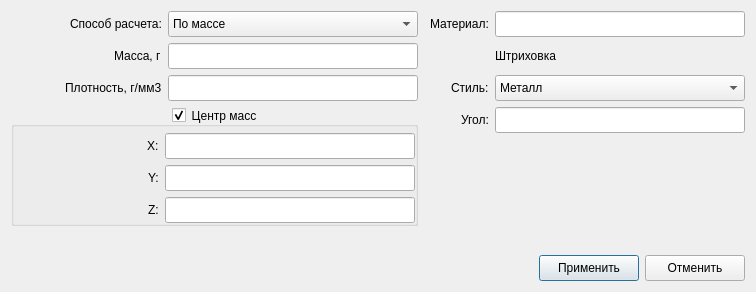
<?xml version="1.0" encoding="UTF-8"?>
<ui version="4.0">
 <class>ControllerDialog</class>
 <widget class="QDialog" name="ControllerDialog">
  <property name="geometry">
   <rect>
    <x>0</x>
    <y>0</y>
    <width>756</width>
    <height>292</height>
   </rect>
  </property>
  <property name="minimumSize">
   <size>
    <width>756</width>
    <height>292</height>
   </size>
  </property>
  <property name="maximumSize">
   <size>
    <width>756</width>
    <height>292</height>
   </size>
  </property>
  <property name="windowTitle">
   <string>ПАРАМЕТРЫ МЦХ</string>
  </property>
  <property name="windowIcon">
   <iconset resource="media.qrc">
    <normaloff>:/icons/window_icons/mainwindow_icon.png</normaloff>:/icons/window_icons/mainwindow_icon.png</iconset>
  </property>
  <property name="inputMethodHints">
   <set>Qt::ImhNone</set>
  </property>
  <layout class="QGridLayout" name="gridLayout">
   <item row="0" column="0" rowspan="2">
    <layout class="QVBoxLayout" name="verticalLayout">
     <item>
      <layout class="QHBoxLayout" name="horizontalLayout_5">
       <item>
        <spacer name="horizontalSpacer_5">
         <property name="orientation">
          <enum>Qt::Horizontal</enum>
         </property>
         <property name="sizeHint" stdset="0">
          <size>
           <width>40</width>
           <height>20</height>
          </size>
         </property>
        </spacer>
       </item>
       <item>
        <widget class="QLabel" name="methodLabel">
         <property name="text">
          <string>Способ расчета:</string>
         </property>
        </widget>
       </item>
       <item>
        <widget class="QComboBox" name="methodBox">
         <property name="minimumSize">
          <size>
           <width>250</width>
           <height>26</height>
          </size>
         </property>
         <property name="maximumSize">
          <size>
           <width>150</width>
           <height>26</height>
          </size>
         </property>
         <property name="iconSize">
          <size>
           <width>24</width>
           <height>24</height>
          </size>
         </property>
         <item>
          <property name="text">
           <string>По массе</string>
          </property>
          <property name="icon">
           <iconset resource="media.qrc">
            <normaloff>:/icons/methodbox_icons/calc_1.png</normaloff>:/icons/methodbox_icons/calc_1.png</iconset>
          </property>
         </item>
         <item>
          <property name="text">
           <string>По плотности</string>
          </property>
          <property name="icon">
           <iconset resource="media.qrc">
            <normaloff>:/icons/methodbox_icons/calc_2.png</normaloff>:/icons/methodbox_icons/calc_2.png</iconset>
          </property>
         </item>
         <item>
          <property name="text">
           <string>По данным источника копирования</string>
          </property>
          <property name="icon">
           <iconset resource="media.qrc">
            <normaloff>:/icons/methodbox_icons/calc_3.png</normaloff>:/icons/methodbox_icons/calc_3.png</iconset>
          </property>
         </item>
        </widget>
       </item>
      </layout>
     </item>
     <item>
      <widget class="QFrame" name="massFrame">
       <property name="minimumSize">
        <size>
         <width>0</width>
         <height>0</height>
        </size>
       </property>
       <property name="styleSheet">
        <string notr="true">QGroupBox#massBox {
	border: 0;
}</string>
       </property>
       <layout class="QHBoxLayout" name="horizontalLayout">
        <property name="leftMargin">
         <number>0</number>
        </property>
        <property name="topMargin">
         <number>0</number>
        </property>
        <property name="rightMargin">
         <number>0</number>
        </property>
        <property name="bottomMargin">
         <number>0</number>
        </property>
        <item>
         <spacer name="horizontalSpacer_4">
          <property name="orientation">
           <enum>Qt::Horizontal</enum>
          </property>
          <property name="sizeHint" stdset="0">
           <size>
            <width>358</width>
            <height>23</height>
           </size>
          </property>
         </spacer>
        </item>
        <item>
         <widget class="QLabel" name="massLabel">
          <property name="text">
           <string>Масса, г</string>
          </property>
         </widget>
        </item>
        <item>
         <widget class="QLineEdit" name="massEdit">
          <property name="minimumSize">
           <size>
            <width>250</width>
            <height>26</height>
           </size>
          </property>
          <property name="maximumSize">
           <size>
            <width>150</width>
            <height>26</height>
           </size>
          </property>
          <property name="inputMethodHints">
           <set>Qt::ImhPreferNumbers</set>
          </property>
          <property name="text">
           <string/>
          </property>
         </widget>
        </item>
       </layout>
      </widget>
     </item>
     <item>
      <widget class="QFrame" name="densityFrame">
       <property name="minimumSize">
        <size>
         <width>0</width>
         <height>0</height>
        </size>
       </property>
       <property name="styleSheet">
        <string notr="true">QGroupBox#densityBox {
	border: 0;
}</string>
       </property>
       <layout class="QHBoxLayout" name="horizontalLayout_4">
        <property name="leftMargin">
         <number>0</number>
        </property>
        <property name="topMargin">
         <number>0</number>
        </property>
        <property name="rightMargin">
         <number>0</number>
        </property>
        <property name="bottomMargin">
         <number>0</number>
        </property>
        <item>
         <spacer name="horizontalSpacer_27">
          <property name="orientation">
           <enum>Qt::Horizontal</enum>
          </property>
          <property name="sizeHint" stdset="0">
           <size>
            <width>36</width>
            <height>20</height>
           </size>
          </property>
         </spacer>
        </item>
        <item>
         <widget class="QLabel" name="densityLabel">
          <property name="text">
           <string>Плотность, г/мм3</string>
          </property>
         </widget>
        </item>
        <item>
         <widget class="QLineEdit" name="densityEdit">
          <property name="minimumSize">
           <size>
            <width>250</width>
            <height>26</height>
           </size>
          </property>
          <property name="maximumSize">
           <size>
            <width>150</width>
            <height>26</height>
           </size>
          </property>
          <property name="inputMethodHints">
           <set>Qt::ImhPreferNumbers</set>
          </property>
          <property name="text">
           <string/>
          </property>
         </widget>
        </item>
       </layout>
      </widget>
     </item>
     <item>
      <widget class="QGroupBox" name="coordBox">
       <property name="minimumSize">
        <size>
         <width>0</width>
         <height>0</height>
        </size>
       </property>
       <property name="title">
        <string>Центр масс</string>
       </property>
       <property name="alignment">
        <set>Qt::AlignCenter</set>
       </property>
       <property name="flat">
        <bool>true</bool>
       </property>
       <property name="checkable">
        <bool>true</bool>
       </property>
       <layout class="QVBoxLayout" name="verticalLayout_3">
        <property name="leftMargin">
         <number>0</number>
        </property>
        <property name="topMargin">
         <number>6</number>
        </property>
        <property name="rightMargin">
         <number>0</number>
        </property>
        <property name="bottomMargin">
         <number>0</number>
        </property>
        <item>
         <layout class="QHBoxLayout" name="horizontalLayout_2">
          <item>
           <spacer name="horizontalSpacer_6">
            <property name="orientation">
             <enum>Qt::Horizontal</enum>
            </property>
            <property name="sizeHint" stdset="0">
             <size>
              <width>40</width>
              <height>20</height>
             </size>
            </property>
           </spacer>
          </item>
          <item>
           <widget class="QLabel" name="xLabel">
            <property name="text">
             <string>X:</string>
            </property>
           </widget>
          </item>
          <item>
           <widget class="QLineEdit" name="xEdit">
            <property name="minimumSize">
             <size>
              <width>250</width>
              <height>26</height>
             </size>
            </property>
            <property name="maximumSize">
             <size>
              <width>150</width>
              <height>26</height>
             </size>
            </property>
           </widget>
          </item>
         </layout>
        </item>
        <item>
         <layout class="QHBoxLayout" name="horizontalLayout_3">
          <item>
           <spacer name="horizontalSpacer_3">
            <property name="orientation">
             <enum>Qt::Horizontal</enum>
            </property>
            <property name="sizeHint" stdset="0">
             <size>
              <width>40</width>
              <height>20</height>
             </size>
            </property>
           </spacer>
          </item>
          <item>
           <widget class="QLabel" name="yLabel">
            <property name="text">
             <string>Y:</string>
            </property>
           </widget>
          </item>
          <item>
           <widget class="QLineEdit" name="yEdit">
            <property name="minimumSize">
             <size>
              <width>250</width>
              <height>26</height>
             </size>
            </property>
            <property name="maximumSize">
             <size>
              <width>150</width>
              <height>26</height>
             </size>
            </property>
           </widget>
          </item>
         </layout>
        </item>
        <item>
         <layout class="QHBoxLayout" name="horizontalLayout_12">
          <item>
           <spacer name="horizontalSpacer_2">
            <property name="orientation">
             <enum>Qt::Horizontal</enum>
            </property>
            <property name="sizeHint" stdset="0">
             <size>
              <width>40</width>
              <height>20</height>
             </size>
            </property>
           </spacer>
          </item>
          <item>
           <widget class="QLabel" name="zLabel">
            <property name="text">
             <string>Z:</string>
            </property>
           </widget>
          </item>
          <item>
           <widget class="QLineEdit" name="zEdit">
            <property name="minimumSize">
             <size>
              <width>250</width>
              <height>26</height>
             </size>
            </property>
            <property name="maximumSize">
             <size>
              <width>150</width>
              <height>26</height>
             </size>
            </property>
           </widget>
          </item>
         </layout>
        </item>
       </layout>
      </widget>
     </item>
    </layout>
   </item>
   <item row="0" column="1">
    <spacer name="horizontalSpacer_11">
     <property name="orientation">
      <enum>Qt::Horizontal</enum>
     </property>
     <property name="sizeHint" stdset="0">
      <size>
       <width>1</width>
       <height>17</height>
      </size>
     </property>
    </spacer>
   </item>
   <item row="0" column="2">
    <layout class="QVBoxLayout" name="verticalLayout_2">
     <item>
      <layout class="QHBoxLayout" name="horizontalLayout_6">
       <item>
        <spacer name="horizontalSpacer_7">
         <property name="orientation">
          <enum>Qt::Horizontal</enum>
         </property>
         <property name="sizeHint" stdset="0">
          <size>
           <width>40</width>
           <height>20</height>
          </size>
         </property>
        </spacer>
       </item>
       <item>
        <widget class="QLabel" name="materialLabel">
         <property name="text">
          <string>Материал:</string>
         </property>
        </widget>
       </item>
       <item>
        <widget class="QLineEdit" name="materialEdit">
         <property name="minimumSize">
          <size>
           <width>250</width>
           <height>26</height>
          </size>
         </property>
         <property name="maximumSize">
          <size>
           <width>150</width>
           <height>26</height>
          </size>
         </property>
        </widget>
       </item>
      </layout>
     </item>
     <item>
      <layout class="QHBoxLayout" name="horizontalLayout_10">
       <item>
        <spacer name="horizontalSpacer_10">
         <property name="orientation">
          <enum>Qt::Horizontal</enum>
         </property>
         <property name="sizeHint" stdset="0">
          <size>
           <width>40</width>
           <height>20</height>
          </size>
         </property>
        </spacer>
       </item>
       <item alignment="Qt::AlignBottom">
        <widget class="QLabel" name="hatchingLabel">
         <property name="minimumSize">
          <size>
           <width>250</width>
           <height>26</height>
          </size>
         </property>
         <property name="maximumSize">
          <size>
           <width>150</width>
           <height>26</height>
          </size>
         </property>
         <property name="text">
          <string>Штриховка</string>
         </property>
        </widget>
       </item>
      </layout>
     </item>
     <item>
      <layout class="QHBoxLayout" name="horizontalLayout_7">
       <item>
        <spacer name="horizontalSpacer_8">
         <property name="orientation">
          <enum>Qt::Horizontal</enum>
         </property>
         <property name="sizeHint" stdset="0">
          <size>
           <width>40</width>
           <height>20</height>
          </size>
         </property>
        </spacer>
       </item>
       <item>
        <widget class="QLabel" name="styleLabel">
         <property name="text">
          <string>Стиль:</string>
         </property>
        </widget>
       </item>
       <item>
        <widget class="QComboBox" name="styleBox">
         <property name="minimumSize">
          <size>
           <width>250</width>
           <height>26</height>
          </size>
         </property>
         <property name="maximumSize">
          <size>
           <width>150</width>
           <height>26</height>
          </size>
         </property>
         <property name="iconSize">
          <size>
           <width>90</width>
           <height>18</height>
          </size>
         </property>
         <item>
          <property name="text">
           <string>Металл</string>
          </property>
          <property name="icon">
           <iconset resource="media.qrc">
            <normaloff>:/icons/stylebox_icons/hatch_1.png</normaloff>:/icons/stylebox_icons/hatch_1.png</iconset>
          </property>
         </item>
         <item>
          <property name="text">
           <string>Естественный грунт</string>
          </property>
          <property name="icon">
           <iconset resource="media.qrc">
            <normaloff>:/icons/stylebox_icons/hatch_2.png</normaloff>:/icons/stylebox_icons/hatch_2.png</iconset>
          </property>
         </item>
         <item>
          <property name="text">
           <string>Насыпной грунт</string>
          </property>
          <property name="icon">
           <iconset resource="media.qrc">
            <normaloff>:/icons/stylebox_icons/hatch_3.png</normaloff>:/icons/stylebox_icons/hatch_3.png</iconset>
          </property>
         </item>
         <item>
          <property name="text">
           <string>Камень искусственный</string>
          </property>
          <property name="icon">
           <iconset resource="media.qrc">
            <normaloff>:/icons/stylebox_icons/hatch_4.png</normaloff>:/icons/stylebox_icons/hatch_4.png</iconset>
          </property>
         </item>
         <item>
          <property name="text">
           <string>Железобетон</string>
          </property>
          <property name="icon">
           <iconset resource="media.qrc">
            <normaloff>:/icons/stylebox_icons/hatch_5.png</normaloff>:/icons/stylebox_icons/hatch_5.png</iconset>
          </property>
         </item>
         <item>
          <property name="text">
           <string>Напряженный железобетон</string>
          </property>
          <property name="icon">
           <iconset resource="media.qrc">
            <normaloff>:/icons/stylebox_icons/hatch_6.png</normaloff>:/icons/stylebox_icons/hatch_6.png</iconset>
          </property>
         </item>
        </widget>
       </item>
      </layout>
     </item>
     <item>
      <layout class="QHBoxLayout" name="horizontalLayout_8">
       <item>
        <spacer name="horizontalSpacer_9">
         <property name="orientation">
          <enum>Qt::Horizontal</enum>
         </property>
         <property name="sizeHint" stdset="0">
          <size>
           <width>40</width>
           <height>20</height>
          </size>
         </property>
        </spacer>
       </item>
       <item>
        <widget class="QLabel" name="angleLabel">
         <property name="text">
          <string>Угол:</string>
         </property>
        </widget>
       </item>
       <item>
        <widget class="QLineEdit" name="angleEdit">
         <property name="minimumSize">
          <size>
           <width>250</width>
           <height>26</height>
          </size>
         </property>
         <property name="maximumSize">
          <size>
           <width>150</width>
           <height>26</height>
          </size>
         </property>
        </widget>
       </item>
      </layout>
     </item>
    </layout>
   </item>
   <item row="1" column="2" rowspan="2">
    <spacer name="verticalSpacer_2">
     <property name="orientation">
      <enum>Qt::Vertical</enum>
     </property>
     <property name="sizeHint" stdset="0">
      <size>
       <width>17</width>
       <height>99</height>
      </size>
     </property>
    </spacer>
   </item>
   <item row="2" column="0">
    <spacer name="verticalSpacer">
     <property name="orientation">
      <enum>Qt::Vertical</enum>
     </property>
     <property name="sizeHint" stdset="0">
      <size>
       <width>399</width>
       <height>19</height>
      </size>
     </property>
    </spacer>
   </item>
   <item row="3" column="0" colspan="3">
    <layout class="QHBoxLayout" name="horizontalLayout_11">
     <item>
      <spacer name="horizontalSpacer_12">
       <property name="orientation">
        <enum>Qt::Horizontal</enum>
       </property>
       <property name="sizeHint" stdset="0">
        <size>
         <width>40</width>
         <height>20</height>
        </size>
       </property>
      </spacer>
     </item>
     <item>
      <widget class="QPushButton" name="applyButton">
       <property name="minimumSize">
        <size>
         <width>100</width>
         <height>26</height>
        </size>
       </property>
       <property name="maximumSize">
        <size>
         <width>100</width>
         <height>26</height>
        </size>
       </property>
       <property name="text">
        <string>Применить</string>
       </property>
      </widget>
     </item>
     <item>
      <widget class="QPushButton" name="cancelButton">
       <property name="minimumSize">
        <size>
         <width>100</width>
         <height>26</height>
        </size>
       </property>
       <property name="maximumSize">
        <size>
         <width>100</width>
         <height>26</height>
        </size>
       </property>
       <property name="text">
        <string>Отменить</string>
       </property>
      </widget>
     </item>
    </layout>
   </item>
  </layout>
 </widget>
 <resources>
  <include location="media.qrc"/>
 </resources>
 <connections/>
</ui>
